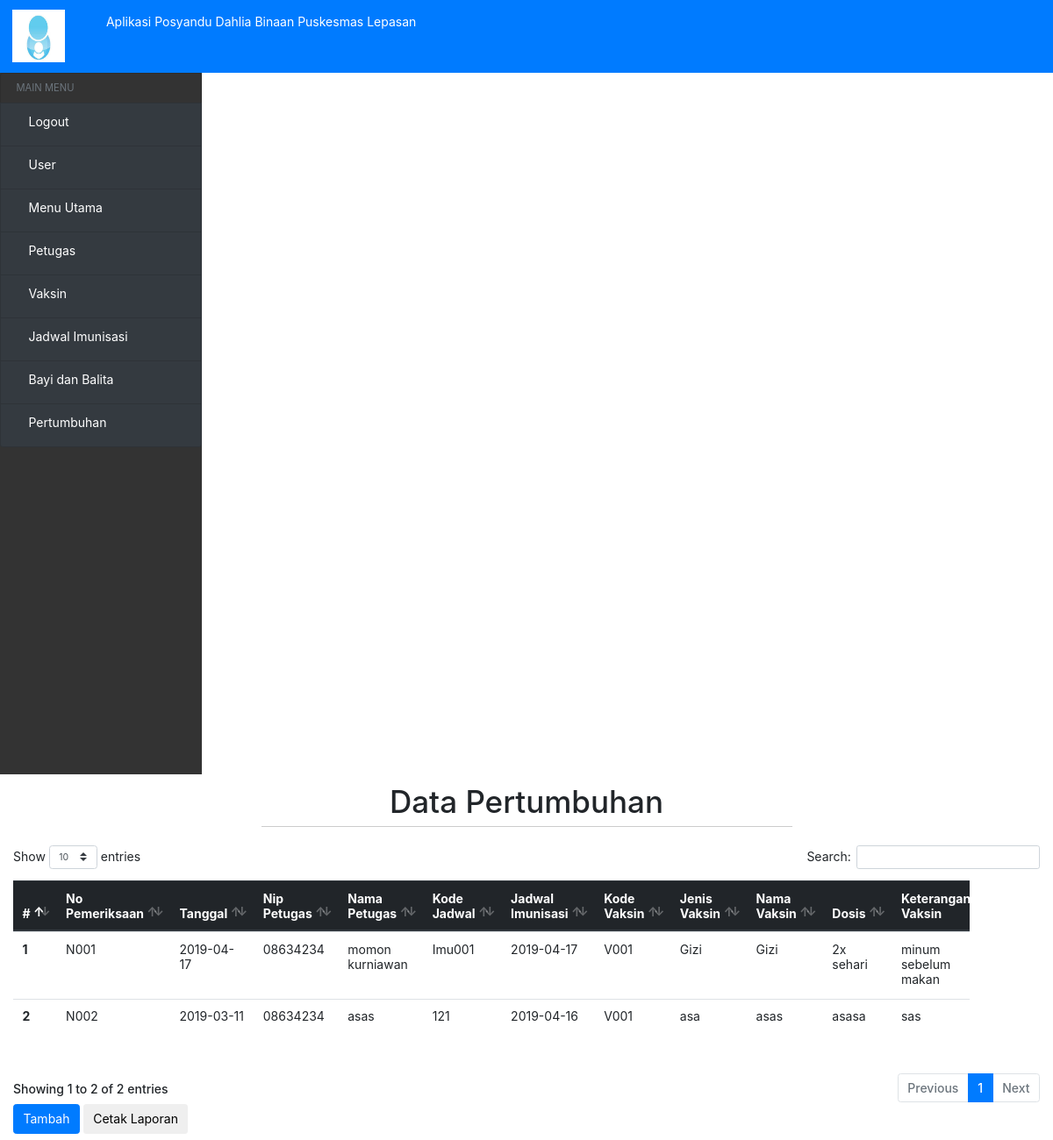
Page /?view=pertumbuhan (signed in) on the committed database.
### tables this page shows
CREATE TABLE `pertumbuhan_bayi` (
  `No_pemeriksaan` varchar(10) NOT NULL,
  `Tanggal` date NOT NULL,
  `Nip_petugas` varchar(15) NOT NULL,
  `Nama_petugas` varchar(30) NOT NULL,
  `Kode_jadwal` varchar(10) NOT NULL,
  `Jadwal_imunisasi` date NOT NULL,
  `Kode_vaksin` varchar(10) NOT NULL,
  `Jenis_vaksin` varchar(30) NOT NULL,
  `Nama_vaksin` varchar(20) NOT NULL,
  `Dosis` varchar(20) NOT NULL,
  `Keterangan_vaksin` varchar(50) NOT NULL,
  `Kode_bayi` varchar(10) NOT NULL,
  `Nama_bayi` varchar(30) NOT NULL,
  `Jenis_kelamin` varchar(10) NOT NULL,
  `Tgl_lahir` date NOT NULL,
  `Umur_bayi` int(10) NOT NULL,
  `Keterangan` varchar(200) NOT NULL,
  `Keluhan` varchar(200) NOT NULL,
  `Berat_badan` int(10) NOT NULL,
  `Lingkar_kepala` int(20) NOT NULL,
  `Lebar_badan` int(20) NOT NULL,
  `Keterangan_gizi` varchar(50) NOT NULL
);

### models/admin.php (called while the page is built, shortened)
<?php
class Admin
{
  private $mysqli;
  function __construct($mysqli)
  {
    $this->mysqli = $mysqli;
  }
public function showPertumbuhan(){
  $db = $this->mysqli->conn;
  $sql = "SELECT * FROM pertumbuhan_bayi";
  $query = $db->query($sql);
  return $query;
}
}
?>

### view/pertumbuhan-bayi/pertumbuhan.php (the view, shortened to what this page needs)
<?php if (@$_SESSION['user']) { ?>
<div class="header-hal">
    <h1>Data Pertumbuhan</h1>
    <hr>
</div>
<div class="table-responsive" >
<table class="table table-responsive" id="table" width="1090">
  <thead class="thead-dark">
    <tr>
      <th scope="col">#</th>
      <th scope="col">No Pemeriksaan</th>
      <th scope="col">Tanggal</th>
      <th scope="col">Nip Petugas</th>
      <th scope="col">Nama Petugas</th>
      <th scope="col">Kode Jadwal</th>
      <th scope="col">Jadwal Imunisasi</th>
      <th scope="col">Kode Vaksin</th>
      <th scope="col">Jenis Vaksin</th>
      <th scope="col">Nama Vaksin</th>
      <th scope="col">Dosis</th>
      <th scope="col">Keterangan Vaksin</th>
    </tr>
  </thead>
  <tbody>
      <?php
     $data = $objAdmin->showPertumbuhan();
     $no = 1;
     while ($a = $data->fetch_object()) {
         ?>
    <tr>
      <th scope="row"><?= $no ?></th>
      <td><?= $a->No_pemeriksaan; ?></td>
      <td><?= $a->Tanggal; ?></td>
      <td><?= $a->Nip_petugas; ?></td>
      <td><?= $a->Nama_petugas; ?></td>
      <td><?= $a->Kode_jadwal; ?></td>
      <td><?= $a->Jadwal_imunisasi; ?></td>
      <td><?= $a->Kode_vaksin; ?></td>
      <td><?= $a->Jenis_vaksin; ?></td>
      <td><?= $a->Nama_vaksin; ?></td>
      <td><?= $a->Dosis; ?></td>
      <td><?= $a->Keterangan_vaksin; ?></td>
    </tr>
    <?php
     $no++;
     }
     ?>
  </tbody>
</table>
</div>
<a href="?view=tambah-pertumbuhan">
    <button type="button" class="btn btn-primary">Tambah</button>
</a>
<a href="view/laporan/laporan-pertumbuhan.php">
    <button type="button" class="btn btn-default">Cetak Laporan</button>
</a>
<?php } ?>

### assets/css/home.css (style rules this page uses)
.header-hal { width: 100%; text-align: center; margin-top: 10px; }
hr { height: 1px; border-top: 1px solid #ccc; margin: auto; width: 50%; padding: 10px; }
.view-buku th, td { text-align: left; padding: 8px; }

### index.php (style rules this page uses)
* { font-size: 14px; }

### rows in the picture
pertumbuhan_bayi: No_pemeriksaan "N001", Tanggal "2019-04-17", Nip_petugas "08634234", Nama_petugas "momon kurniawan", Kode_jadwal "Imu001", Jadwal_imunisasi "2019-04-17", Kode_vaksin "V001", Jenis_vaksin "Gizi", Nama_vaksin "Gizi", Dosis "2x sehari", Keterangan_vaksin "minum sebelum makan"
pertumbuhan_bayi: No_pemeriksaan "N002", Tanggal "2019-03-11", Nip_petugas "08634234", Nama_petugas "asas", Kode_jadwal "121", Jadwal_imunisasi "2019-04-16", Kode_vaksin "V001", Jenis_vaksin "asa", Nama_vaksin "asas", Dosis "asasa", Keterangan_vaksin "sas"
